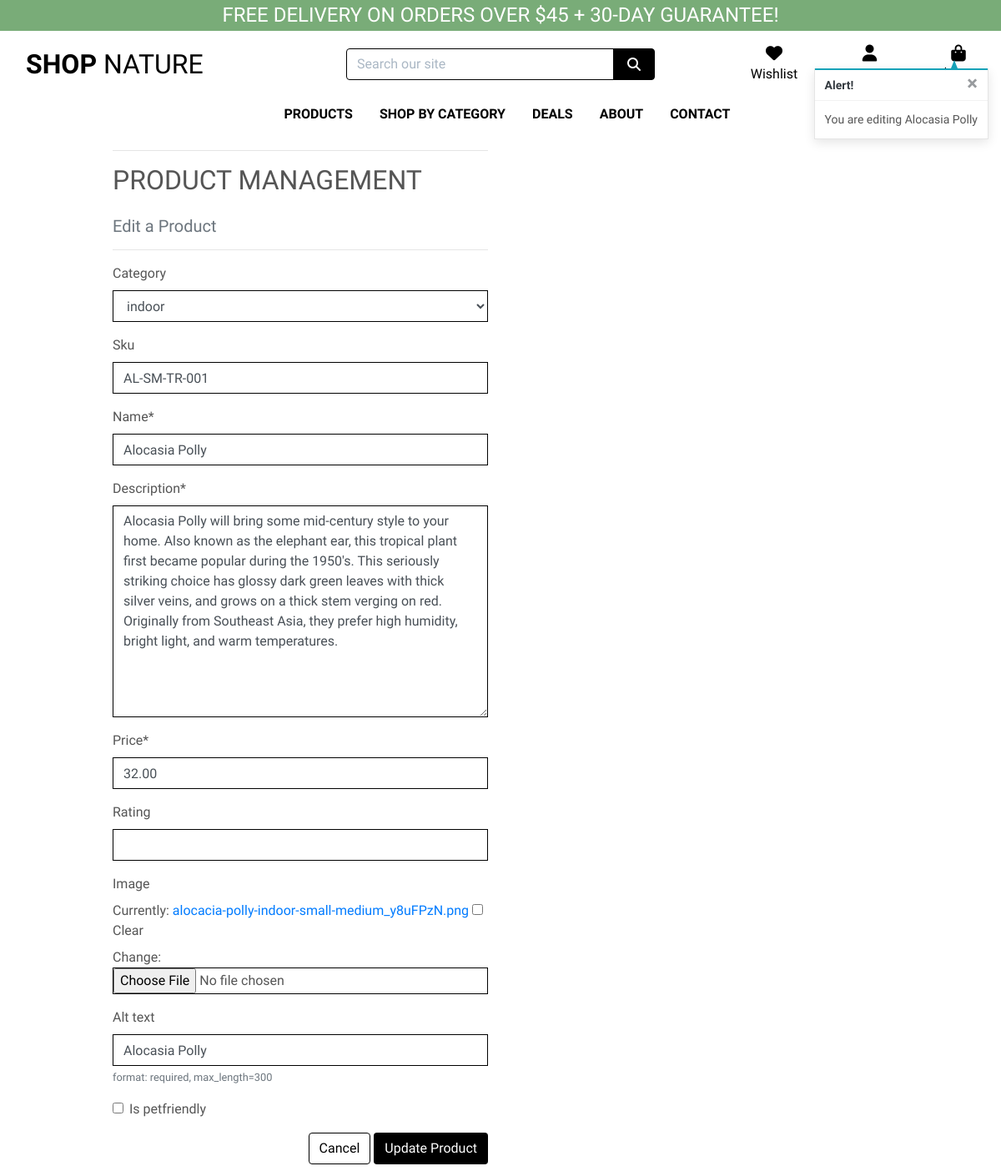
Page /products/edit/1/ (signed in) on the committed database.
### products/models.py (models this page shows, shortened)
class Product(models.Model):
    category = models.ForeignKey(
        'Category', null=True, blank=True, on_delete=models.CASCADE)
    sku = models.CharField(max_length=254, null=True, blank=True)
    name = models.CharField(max_length=254)
    description = models.TextField()
    price = models.DecimalField(max_digits=6, decimal_places=2)
    rating = models.DecimalField(
        max_digits=6, decimal_places=2, null=True, blank=True)
    image = models.ImageField(null=True, blank=True)
    alt = models.CharField(
        max_length=300,
        null=True,
        blank=True,
        unique=False,
        verbose_name='Alt text',
        help_text='format: required, max_length=300'
    )
    is_petfriendly = models.BooleanField()

### products/views.py (the view)
# urls.py: path('edit/<int:product_id>/', views.edit_product, name='edit_product'),
@login_required
def edit_product(request, product_id):
    if not request.user.is_superuser:
        messages.error(request, 'Sorry, only store owners can do that.')
        return redirect(reverse('home'))
    product = get_object_or_404(Product, pk=product_id)
    if request.method == 'POST':
        form = ProductForm(request.POST, request.FILES, instance=product)
        if form.is_valid():
            form.save()
            messages.success(request, 'Successfully updated product!')
            return redirect(reverse('product_detail', args=[product.id]))
        else:
            messages.error(request, 'Failed to update product. Please ensure the form is valid.')
    else:
        form = ProductForm(instance=product)
        messages.info(request, f'You are editing {product.name}')
    template = 'products/edit_product.html'
    context = {
        'form': form,
        'product': product,
    }
    return render(request, template, context)

### products/forms.py
class ProductForm(forms.ModelForm):
    class Meta:
        model = Product
        fields = '__all__'
    def __init__(self, *args, **kwargs):
        super().__init__(*args, **kwargs)
        categories = Category.objects.all()
        friendly_names = [(c.id, c.get_friendly_name()) for c in categories]
        self.fields['category'].choices = friendly_names
        for field_name, field in self.fields.items():
            field.widget.attrs['class'] = 'border-black rounded-0'

### cart/contexts.py (called while the page is built, shortened)
def cart_contents(request):
    cart_items = []
    total = 0
    product_count = 0
    cart = request.session.get('cart', {})
    if total < settings.FREE_DELIVERY_THRESHOLD:
        delivery = total * Decimal(settings.STANDARD_DELIVERY_PERCENTAGE / 100)
        free_delivery_delta = settings.FREE_DELIVERY_THRESHOLD - total
    else:
        delivery = 0
        free_delivery_delta = 0
    grand_total = delivery + total
    context = {
        'cart_items': cart_items,
        'total': total,
        'product_count': product_count,
        'delivery': delivery,
        'free_delivery_delta': free_delivery_delta,
        'free_delivery_threshold': settings.FREE_DELIVERY_THRESHOLD,
        'grand_total': grand_total,
    }
    return context

### products/models.py (called while the page is built)
    def get_friendly_name(self):
        return self.friendly_name

### products/templates/products/edit_product.html (shortened to what this page needs)
{% extends "base.html" %}
{% load static %}
{% block page_header %}
<div class="container header-container">
</div>
{% endblock %}
{% block content %}
<div class="overlay"></div>
<div class="container">
    <div class="row">
        <div class="col-12 col-md-6">
            <hr>
            <h2 class="logo-font mb-4">Product Management</h2>
            <h5 class="text-muted">Edit a Product</h5>
            <hr>
        </div>
    </div>
    <div class="row">
        <div class="col-12 col-md-6">
            <form method="POST" action="{% url 'edit_product' product.id %}" class="form mb-2"
                enctype="multipart/form-data">
                {{ form | crispy }}
                <div class="text-right">
                    <a class="btn btn-outline-black rounded-2" href="{% url 'products' %}">Cancel</a>
                    <button class="btn btn-black rounded-2" type="submit">Update Product</button>
                </div>
            </form>
        </div>
    </div>
</div>
{% endblock %}

### static/css/base.css (style rules this page uses)
html { height: 100%; }
body { background: url('/media/heroo.jpg') no-repeat center center fixed; background-size: cover; height: calc(100vh - 164px); color: #555; font-family: 'Raleway'; }
.logo-font { text-transform: uppercase; }
.btn-black { background: black; color: white; }
.btn-outline-black { background: white; color: black !important; border: 1px solid black; }
.border-black { border: 1px solid black !important; }
.overlay { height: 100%; width: 100%; top: 0; left: 0; position: fixed; background: white; z-index: -1; }
@media (min-width: 1200px) { .container { max-width: 80%; } }
@media (min-width: 992px) { .header-container { padding-top: 164px; } }

### rows in the picture
Product: category "indoor", sku "AL-SM-TR-001", name "Alocasia Polly", description "Alocasia Polly will bring some mid-century style to your home. Also known as the elephant ear, this tropical plant first became popular during the 1950's. This seriously striking choice has glossy dark green leaves with thick silver veins, and grows on a thick stem verging on red. Originally from Southeast Asia, they prefer high humidity, bright light, and warm temperatures.", price "32.00", alt "Alocasia Polly"

### other values in the picture
{{ free_delivery_threshold }} "45"
{{ message }} "You are editing Alocasia Polly"
